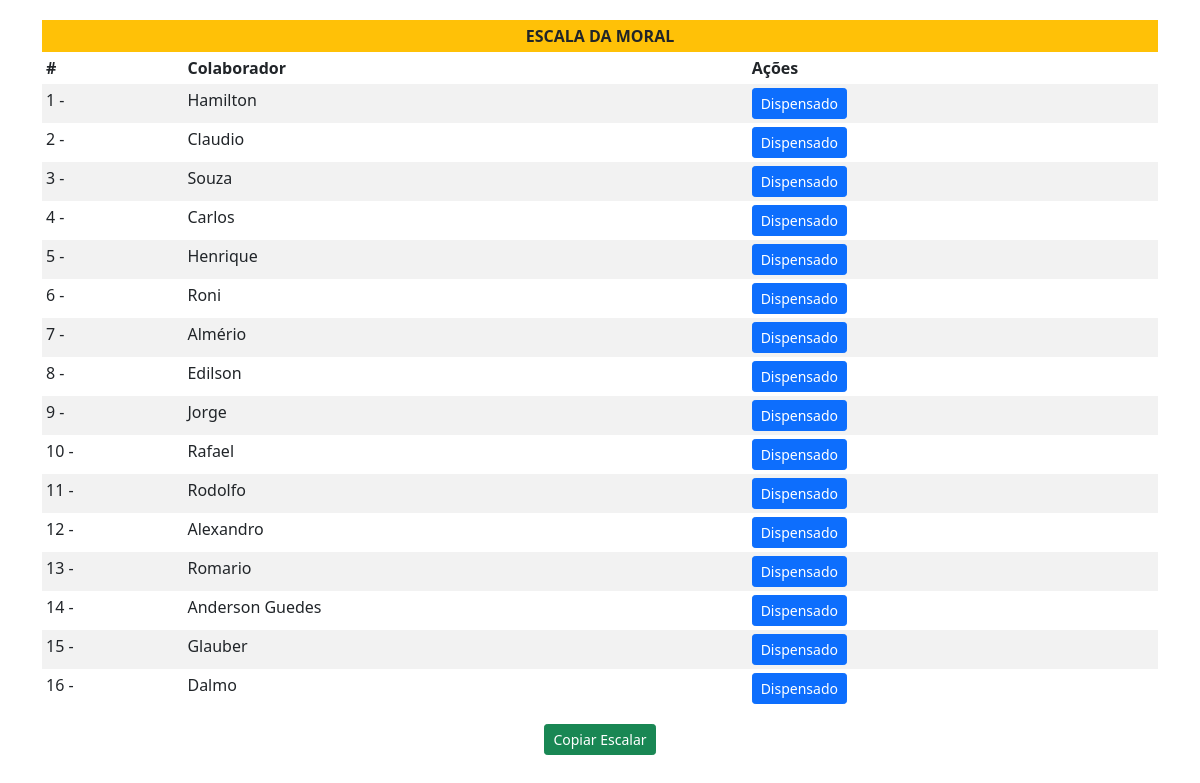
The page /escala_moral on the database its author committed.
### app.py (models this page shows)
class User_Moral(db.Model):
    id = db.Column(db.Integer, primary_key=True)
    username = db.Column(db.String, unique=True, nullable=False)
    ultima_dispensa = db.Column(db.DateTime)
    def to_dict(self):
        return {
            'id': self.id,
            'username': self.username,
            'data_ultima_dispensa': self.ultima_dispensa.strftime('%d-%m-%Y') if self.ultima_dispensa else None
        }

### app.py (the view)
@app.route('/escala_moral')
def escala_moral():
    users_moral = [user.to_dict() for user in User_Moral.query.order_by(User_Moral.ultima_dispensa).all()]
    return render_template('escala_moral.html', users=users_moral)

### templates/escala_moral.html (shortened to what this page needs)
{% extends "base.html" %}
{% block content %}
<div class="container" style="padding-top: 20px;">
    <div class="row">
        <div class="col-12">
            <table class="table table-borderless table-sm table-striped">
                <thead>
                    <tr>
                        <th colspan="3" class="text-center" style="background-color: #ffc107;"> ESCALA DA MORAL </th>
                    </tr>
                    <tr>
                        <th>#</th>
                        <th>Colaborador</th>
                        <th>Ações</th>
                    </tr>
                </thead>
                <tbody>
                    {% for user in users|sort(attribute='data_ultima_dispensa') %}
                    <tr>
                        <td>{{ loop.index }} - </td>
                        <td>{{ user.username }}</td>
                        <td>
                            <button type="button" class="btn btn-primary btn-sm"
                                onclick="window.location.href='{{ url_for('liberar_moral', user_id=user.id) }}'">
                                Dispensado
                            </button>
                        </td>
                    </tr>
                    {% endfor %}
                </tbody>
            </table>
        </div>
        <div class="col-12 d-flex justify-content-center">
            <button class="btn btn-success btn-sm" onclick="copyTableToClipboard()">Copiar Escalar</button>
        </div>
    </div>
</div>
{% endblock  %}

### rows shown on the page
User_Moral: username "Hamilton"
User_Moral: username "Claudio"
User_Moral: username "Souza"
User_Moral: username "Carlos"
User_Moral: username "Henrique"
User_Moral: username "Roni"
User_Moral: username "Almério"
User_Moral: username "Edilson"
User_Moral: username "Jorge"
User_Moral: username "Rafael"
User_Moral: username "Rodolfo"
User_Moral: username "Alexandro"
User_Moral: username "Romario"
User_Moral: username "Anderson Guedes"
User_Moral: username "Glauber"
User_Moral: username "Dalmo"
